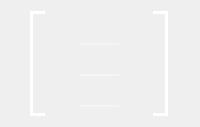
                 <widget class="QFrame" name="MatrixB">
                  <property name="sizePolicy">
                   <sizepolicy hsizetype="Fixed" vsizetype="Fixed">
                    <horstretch>0</horstretch>
                    <verstretch>0</verstretch>
                   </sizepolicy>
                  </property>
                  <property name="frameShape">
                   <enum>QFrame::NoFrame</enum>
                  </property>
                  <property name="frameShadow">
                   <enum>QFrame::Raised</enum>
                  </property>
                  <layout class="QHBoxLayout" name="horizontalLayout_22">
                   <item>
                    <widget class="QFrame" name="frame_45">
                     <property name="minimumSize">
                      <size>
                       <width>15</width>
                       <height>0</height>
                      </size>
                     </property>
                     <property name="maximumSize">
                      <size>
                       <width>15</width>
                       <height>16777215</height>
                      </size>
                     </property>
                     <property name="styleSheet">
                      <string notr="true">border-top: 3px solid white;
border-left: 3px solid white;
border-bottom: 3px solid white;
</string>
                     </property>
                     <property name="frameShape">
                      <enum>QFrame::NoFrame</enum>
                     </property>
                     <property name="frameShadow">
                      <enum>QFrame::Raised</enum>
                     </property>
                    </widget>
                   </item>
                   <item>
                    <widget class="QFrame" name="frame_46">
                     <property name="sizePolicy">
                      <sizepolicy hsizetype="Fixed" vsizetype="Fixed">
                       <horstretch>0</horstretch>
                       <verstretch>0</verstretch>
                      </sizepolicy>
                     </property>
                     <property name="styleSheet">
                      <string notr="true">border: 2px;
border-color:  rgb(255, 255, 255);</string>
                     </property>
                     <property name="frameShape">
                      <enum>QFrame::NoFrame</enum>
                     </property>
                     <property name="frameShadow">
                      <enum>QFrame::Raised</enum>
                     </property>
                     <layout class="QVBoxLayout" name="verticalLayout_13">
                      <item>
                       <widget class="QLineEdit" name="B1">
                        <property name="maximumSize">
                         <size>
                          <width>40</width>
                          <height>16777215</height>
                         </size>
                        </property>
                        <property name="styleSheet">
                         <string notr="true">background-color:rgba(0, 0, 0, 0);
border:none;
color:rgb(255, 255, 255);
border-bottom: 2px solid rgba(255, 255, 255, 100);
padding-bottom:7px;
font-size: 10px;
font-family: &quot;SF Pro Display&quot;; 
	font-weight: bold; 
    font-style: normal;</string>
                        </property>
                        <property name="alignment">
                         <set>Qt::AlignCenter</set>
                        </property>
                       </widget>
                      </item>
                      <item>
                       <widget class="QLineEdit" name="B2">
                        <property name="maximumSize">
                         <size>
                          <width>40</width>
                          <height>16777215</height>
                         </size>
                        </property>
                        <property name="styleSheet">
                         <string notr="true">background-color:rgba(0, 0, 0, 0);
border:none;
color:rgb(255, 255, 255);
border-bottom: 2px solid rgba(255, 255, 255, 100);
padding-bottom:7px;
font-size: 10px;
font-family: &quot;SF Pro Display&quot;; 
	font-weight: bold; 
    font-style: normal;</string>
                        </property>
                        <property name="alignment">
                         <set>Qt::AlignCenter</set>
                        </property>
                       </widget>
                      </item>
                      <item>
                       <widget class="QLineEdit" name="B3">
                        <property name="maximumSize">
                         <size>
                          <width>40</width>
                          <height>16777215</height>
                         </size>
                        </property>
                        <property name="styleSheet">
                         <string notr="true">background-color:rgba(0, 0, 0, 0);
border:none;
color:rgb(255, 255, 255);
border-bottom: 2px solid rgba(255, 255, 255, 100);
padding-bottom:7px;
font-size: 10px;
font-family: &quot;SF Pro Display&quot;; 
	font-weight: bold; 
    font-style: normal;</string>
                        </property>
                        <property name="alignment">
                         <set>Qt::AlignCenter</set>
                        </property>
                       </widget>
                      </item>
                     </layout>
                    </widget>
                   </item>
                   <item>
                    <widget class="QFrame" name="frame_47">
                     <property name="minimumSize">
                      <size>
                       <width>15</width>
                       <height>0</height>
                      </size>
                     </property>
                     <property name="maximumSize">
                      <size>
                       <width>15</width>
                       <height>16777215</height>
                      </size>
                     </property>
                     <property name="styleSheet">
                      <string notr="true">border-top: 3px solid white;
border-right: 3px solid white;
border-bottom: 3px solid white;
</string>
                     </property>
                     <property name="frameShape">
                      <enum>QFrame::NoFrame</enum>
                     </property>
                     <property name="frameShadow">
                      <enum>QFrame::Raised</enum>
                     </property>
                    </widget>
                   </item>
                  </layout>
                 </widget>
